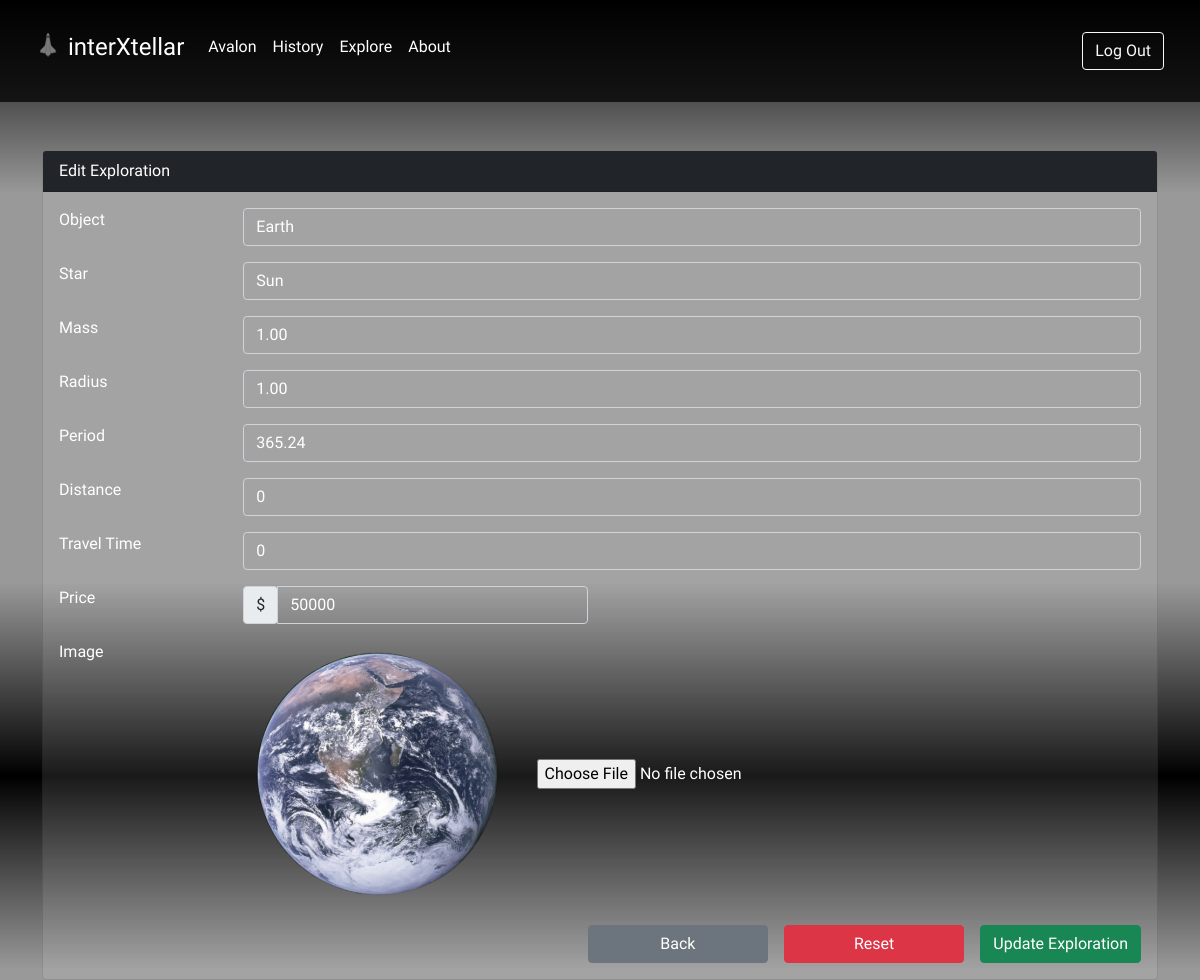
The app's page /explore/explore_edit.php?id=35 with its own data.
### tables this page shows
CREATE TABLE `explore` (
  `id` int(3) NOT NULL,
  `star` varchar(64) NOT NULL,
  `object` varchar(64) NOT NULL,
  `mass` varchar(64) NOT NULL,
  `radius` varchar(64) NOT NULL,
  `period` varchar(64) NOT NULL,
  `distance` varchar(64) NOT NULL,
  `travel_time` varchar(64) NOT NULL,
  `price` int(64) NOT NULL,
  `image` varchar(128) NOT NULL
);

### explore/explore_edit.php (the view, shortened to what this page needs)
<!DOCTYPE html>
<html lang="en">
<head>
    <link href="https://cdn.jsdelivr.net/npm/bootstrap@5.0.1/dist/css/bootstrap.min.css" rel="stylesheet">
</head>
<body>
    <nav class="navbar sticky-top navbar-expand-sm py-4 navbar-light" style="background: rgba(0,0,0,0.75);">
        <div class="container-fluid ms-4 me-4">
            <a class="navbar-brand mb-2 text-white" href="../home.php"><img src="../icon.png" alt="icon" width="24" height="24" class="d-inline-block align-text-top me-2">interXtellar</a>
            <div class="collapse navbar-collapse" id="navbarSupportedContent">
                <ul class="navbar-nav me-auto mb-lg-0">
                    <a class="nav-link text-white" href="../home.php#avalon">Avalon</a>
                    <a class="nav-link text-white" href="../home.php#history">History</a>
                    <a class="nav-link text-white" href="../home.php#explore">Explore</a>
                    <a class="nav-link text-white mb-2" href="../home.php#about">About</a>
                </ul>
                <form class="d-flex">
                    <a class="btn btn-outline-light my-2 my-sm-0" href="../logout.php">Log Out</a>
                </form>
            </div>
        </div>
    </nav>
    <?php
        include("../koneksi.php");
        $query = mysqli_query($con, "SELECT * FROM explore WHERE id='$_GET[id]'");
        $data  = mysqli_fetch_array($query);
    ?>
    <div class="container mt-5 mb-5">
        <div class="card">
            <div class="card-header bg-dark text-white">Edit Exploration</div>
            <div class="card-body">
                <form method="POST" action="explore_update.php" enctype="multipart/form-data">
                    <div class="form-group row mb-3">
                        <label for="object" class="col-sm-2">Object</label>
                        <div class="col-sm-10">
                            <input type="text" name="object" id="object" class="form-control" value="<?php echo $data['object']; ?>">
                        </div>
                    </div>
                    <div class="form-group row mb-3">
                        <label for="star" class="col-sm-2">Star</label>
                        <div class="col-sm-10">
                            <input type="text" name="star" id="star" class="form-control" value="<?php echo $data['star']; ?>">
                        </div>
                    </div>
                    <div class="form-group row mb-3">
                        <label for="mass" class="col-sm-2">Mass</label>
                        <div class="col-sm-10">
                            <input type="text" name="mass" id="mass" class="form-control" value="<?php echo $data['mass']; ?>">
                        </div>
                    </div>
                    <div class="form-group row mb-3">
                        <label for="radius" class="col-sm-2">Radius</label>
                        <div class="col-sm-10">
                            <input type="text" name="radius" id="radius" class="form-control" value="<?php echo $data['radius']; ?>">
                        </div>
                    </div>
                    <div class="form-group row mb-3">
                        <label for="period" class="col-sm-2">Period</label>
                        <div class="col-sm-10">
                            <input type="text" name="period" id="period" class="form-control" value="<?php echo $data['period']; ?>">
                        </div>
                    </div>
                    <div class="form-group row mb-3">
                        <label for="distance" class="col-sm-2">Distance</label>
                        <div class="col-sm-10">
                            <input type="text" name="distance" id="distance" class="form-control" value="<?php echo $data['distance']; ?>">
                        </div>
                    </div>
                    <div class="form-group row mb-3">
                        <label for="travel_time" class="col-sm-2">Travel Time</label>
                        <div class="col-sm-10">
                            <input type="text" name="travel_time" id="travel_time" class="form-control" value="<?php echo $data['travel_time']; ?>">
                        </div>
                    </div>
                    <div class="form-group row mb-3">
                        <label for="price" class="col-sm-2">Price</label>
                        <div class="col-md-4">
                            <div class="input-group">
                                <div class="input-group-prepend">
                                    <span class="input-group-text">$</span>
                                </div>
                                <input type="text" name="price" id="price" class="form-control" value="<?php echo $data['price']; ?>">
                            </div>
                        </div>
                    </div>
                    <div class="form-group row mb-3">
                        <label for="image" class="col-sm-2">Image</label>
                        <div class="col-sm-10">
                            <img style="width: 30%; border-radius: 20px; margin-right: 20px;" src="explore_img/<?php echo $data['image']; ?>" alt="explore_img/<?= $data['image']; ?>">
                            <input type="file" name="image" id="image">
                        </div>
                    </div>
                    <div class="form-group row">
                        <div class="d-grid gap-2 d-md-flex justify-content-md-end">
                            <a href="explore.php" class="btn btn-secondary col-2  me-md-2">Back</a>
                            <button class="btn btn-danger col-2 me-md-2" type="reset">Reset</button>
                            <button class="btn btn-success" type="submit">Update Exploration</button>
                        </div>
                    </div>
                </form>
            </div>
        </div>
    </div>
</body>
</html>

### explore/explore_edit.php (style rules this page uses)
body { background: linear-gradient(180deg, black 0%, rgba(0,0,0,0.4) 25%, rgba(0,0,0,0.4) 75%, black 100%), url(../img/bg3.jpg); height: 97vh; background-size: cover; background-position: center; }
nav { font-family: 'Oxanium', cursive; }
.navbar-brand { font-size: 24px; }
.card { background: rgba(255, 255, 255, 0.1); font-family: 'Oxygen', sans-serif; color: white; }
.form-group input { background: transparent; color: white; }
.form-group input:valid { background: transparent; color: white; }

### records on screen
explore: object "Earth", star "Sun", mass "1.00", radius "1.00", period "365.24", distance "0", travel_time "0", price "50000", image (picture)
